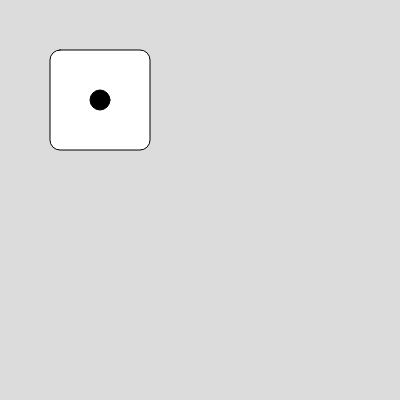
Frame 1 (no input)
Frame 60 (no input): identical to frame 1, image omitted
Frame 120 (the mouse pressed at the canvas centre since frame 60): identical to frame 1, image omitted

The p5.js sketch that drew this single still picture (run headless with seeded random() and noise() and a simulated clock; from frame 60 on, the mouse is pressed at the canvas centre):

// p5.js sketch
// ── sketch.js
let RandomNummer = 1;
let Timer = 0;
let TimerActive = false;

function setup() {
  createCanvas(400, 400);
}

function draw() {
  background(220); 
  
    console.log(Timer);
  if(TimerActive == true) {
    Timer += deltaTime * 0.001;

    if (frameCount % 5 == 0){
      RandomNummer = round(random(1, 6));
    }
    
    if (Timer >= 3) {
      TimerActive = false;
      Timer = 0;
    }
  }

  fill('white');
  rect(50, 50, 100, 100, 10);

  if(RandomNummer == 1) {
    fill('black');
    circle(100, 100, 20);
  }

  if(RandomNummer == 2) {
    fill('black');
    circle(70, 70, 20);
    circle(130, 130, 20);
  }

  if(RandomNummer == 3) {
    fill('black');
    circle(100, 100, 20);
    circle(70, 70, 20);
    circle(130, 130, 20);
  }

  if(RandomNummer == 4) {
    fill('black');
    circle(70, 70, 20);
    circle(70, 130, 20);
    circle(130, 70, 20);
    circle(130, 130, 20);
  }
  
  if(RandomNummer == 5) {
    fill('black');
    circle(70, 70, 20);
    circle(70, 130, 20);
    circle(130, 70, 20);
    circle(130, 130, 20);
    circle(100, 100, 20);
  }
  
  if(RandomNummer == 6) {
    fill('black');
    circle(70, 70, 20);
    circle(70, 100, 20);
    circle(70, 130, 20);
    circle(130, 70, 20);
    circle(130, 100, 20);
    circle(130, 130, 20);
  }
}

function keyPressed(){
  if(keyCode === 32) {
      
      TimerActive = true;
    }
}
